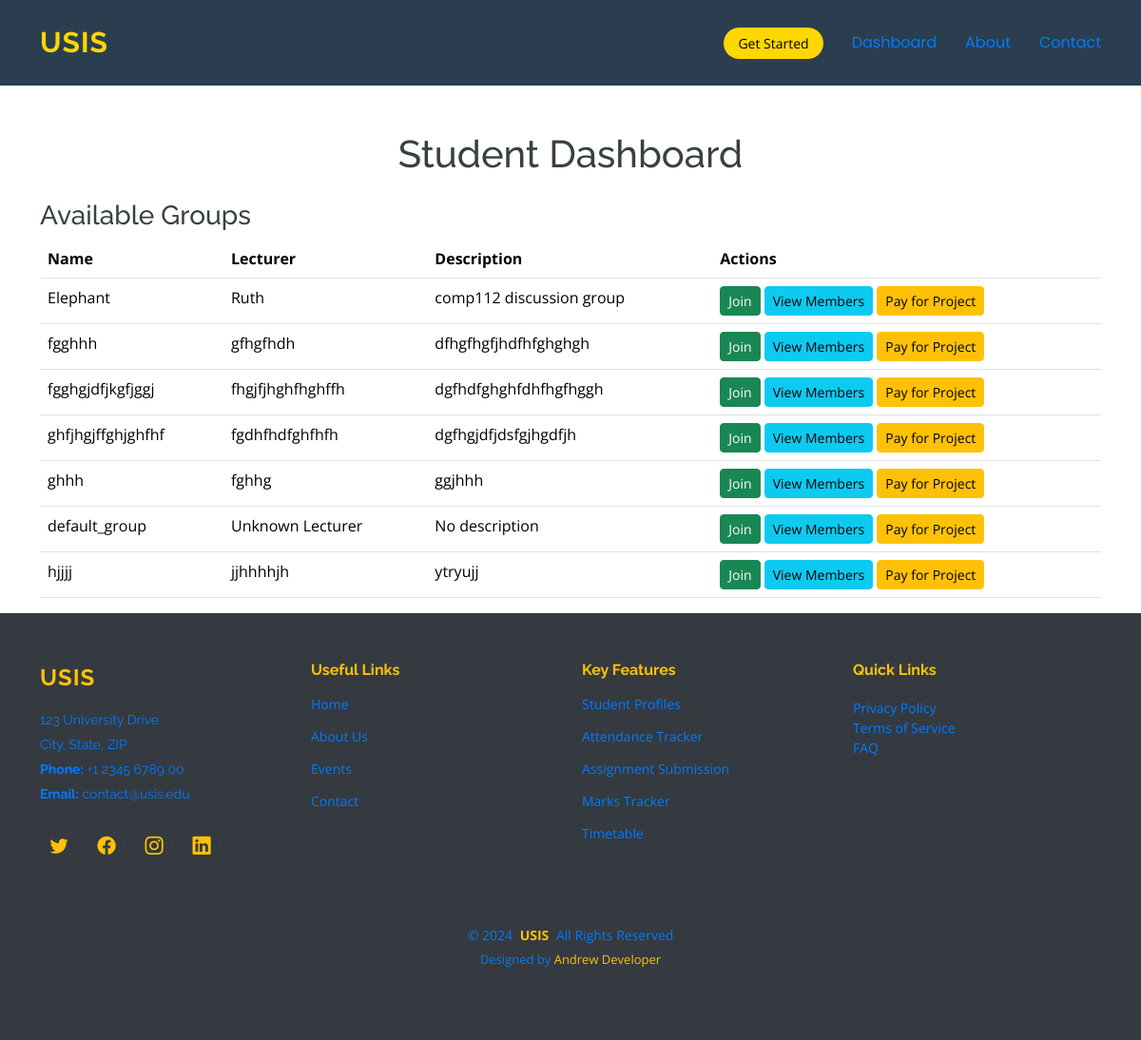
Page /view_group/ on the committed database.
### myapp/models.py (models this page shows, shortened)
class Group(models.Model):
    name = models.CharField(max_length=100, default='default_group')
    lecturer_name = models.CharField(max_length=100, null=True, blank=True, default='Unknown Lecturer')
    lecturer_id = models.CharField(max_length=20, null=True, blank=True, default='default_lecturer_id')
    description = models.TextField(blank=True, null=True, default='No description')
    created_at = models.DateTimeField(auto_now_add=True)
    assignment = models.ForeignKey(Assignment,null=True, blank=True, on_delete=models.CASCADE)

### myapp/views.py (the view)
# urls.py: path('view_group/', views.view_group, name='view_group'),  # Student dashboard
def view_group(request):
    groups = Group.objects.all()  # Fetch all groups
    user = request.user  # Get the logged-in user
    joined_groups = GroupMember.objects.filter(user_username=user.username)  # Get all group members that the user has joined
    joined_group_names = [gm.group_name for gm in joined_groups]  # Prepare a list of group names the user has joined
    return render(request, 'view_group.html', {'groups': groups, 'joined_group_names': joined_group_names})

### templates/view_group.html
{% extends 'starter-page.html' %}
{% load static %}
{% block body %}
<div class="container mt-5">
    <h1 class="text-center mb-4">Student Dashboard</h1>
    <h3>Available Groups</h3>
    <table class="table">
        <thead>
            <tr>
                <th>Name</th>
                <th>Lecturer</th>
                <th>Description</th>
                <th>Actions</th>
            </tr>
        </thead>
        <tbody>
            {% for group in groups %}
                <tr>
                    <td>{{ group.name }}</td>
                    <td>{{ group.lecturer_name }}</td>
                    <td>{{ group.description }}</td>
                    <td>
                        {% if group.name in joined_group_names %}
                            <a href="{% url 'leave_group' group.id %}" class="btn btn-danger btn-sm">Leave</a>
                        {% else %}
                            <a href="{% url 'join_group' group.id %}" class="btn btn-success btn-sm">Join</a>
                        {% endif %}
                        <a href="{% url 'view_group_members' group.id %}" class="btn btn-info btn-sm">View Members</a>
                        <a href="{% url 'payment_initiate' group.id %}" class="btn btn-warning btn-sm">Pay for Project</a>
                    </td>
                </tr>
            {% empty %}
                <tr>
                    <td colspan="4" class="text-center">No groups available.</td>
                </tr>
            {% endfor %}
        </tbody>
    </table>
</div>
{% endblock %}

### rows in the picture
Group: name "Elephant", lecturer_name "Ruth", description "comp112 discussion group", shows "Join"
Group: name "fgghhh", lecturer_name "gfhgfhdh", description "dfhgfhgfjhdfhfghghgh", shows "Join"
Group: name "fgghgjdfjkgfjggj", lecturer_name "fhgjfjhghfhghffh", description "dgfhdfghghfdhfhgfhggh", shows "Join"
Group: name "ghfjhgjffghjghfhf", lecturer_name "fgdhfhdfghfhfh", description "dgfhgjdfjdsfgjhgdfjh", shows "Join"
Group: name "ghhh", lecturer_name "fghhg", description "ggjhhh", shows "Join"
Group: name "default_group", lecturer_name "Unknown Lecturer", description "No description", shows "Join"
Group: name "hjjjj", lecturer_name "jjhhhhjh", description "ytryujj", shows "Join"
